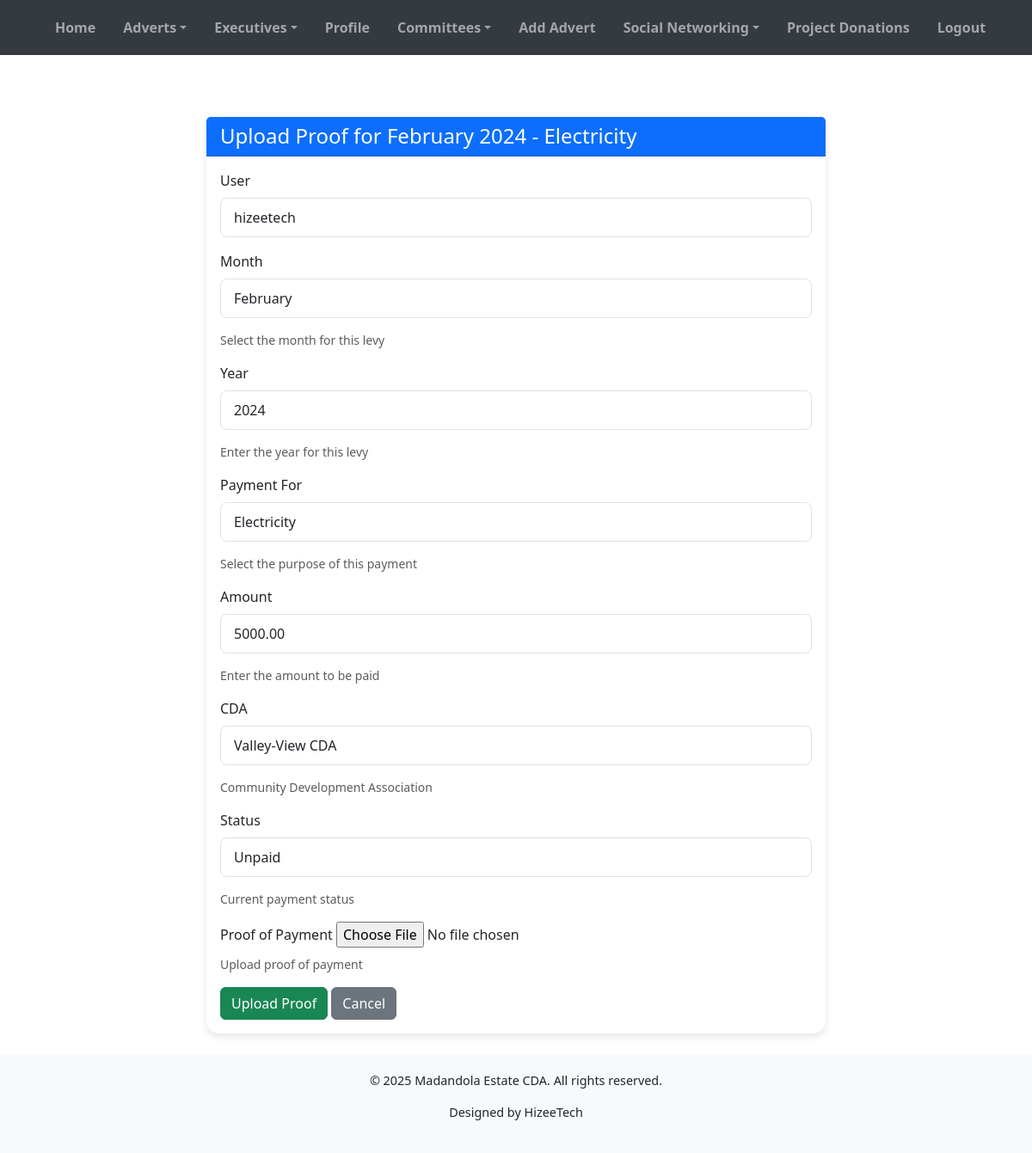
Screenshot of /levy/4/upload-proof/ (signed in) with the database file from the repository.
### cda_app/models.py (models this page shows, shortened)
class RegularLevy(models.Model):
    MONTH_CHOICES = [
        ('January', _('January')),
        ('February', _('February')),
        ('March', _('March')),
        ('April', _('April')),
        ('May', _('May')),
        ('June', _('June')),
        ('July', _('July')),
        ('August', _('August')),
        ('September', _('September')),
        ('October', _('October')),
        ('November', _('November')),
        ('December', _('December')),
    ]
    PAYMENT_FOR_CHOICES = [
        ('Electricity', _('Electricity')),
        ('Security', _('Security')),
        ('Development Levies', _('Development Levies')),
        ('Sanitations', _('Sanitations')),
        ('Others', _('Others')),
    ]
    STATUS_CHOICES = [
        ('unpaid', _('Unpaid')),
        ('pending', _('Pending')),
        ('paid', _('Paid')),
        ('rejected', _('Rejected')),
    ]
    user = models.ForeignKey(
        settings.AUTH_USER_MODEL,
        on_delete=models.CASCADE,
        verbose_name=_('User'),
        related_name='levies'
    )
    month = models.CharField(
        _('Month'),
        max_length=20,
        choices=MONTH_CHOICES,
        help_text=_('Select the month for this levy')
    )
    year = models.PositiveIntegerField(
        _('Year'),
        help_text=_('Enter the year for this levy')
    )
    payment_for = models.CharField(
        _('Payment For'),
        max_length=50,
        choices=PAYMENT_FOR_CHOICES,
        help_text=_('Select the purpose of this payment')
    )
    amount = models.DecimalField(
        _('Amount'),
        max_digits=10,
        decimal_places=2,
        help_text=_('Enter the amount to be paid')
    )
    cda = models.CharField(
        _('CDA'),
        max_length=100,
        help_text=_('Community Development Association')
    )
    status = models.CharField(
        _('Status'),
        max_length=20,
        choices=STATUS_CHOICES,
        default='unpaid',
        help_text=_('Current payment status')
    )
    proof_of_payment = models.ImageField(
        _('Proof of Payment'),
        upload_to='payment_proofs/',
        null=True,
        blank=True,
        help_text=_('Upload proof of payment'),
        validators=[FileExtensionValidator(allowed_extensions=['jpg', 'jpeg', 'png', 'webp'])]
    )
    created_at = models.DateTimeField(auto_now_add=True, editable=False)
    updated_at = models.DateTimeField(auto_now=True)
    class Meta:
        verbose_name = _('Regular Levy')
        verbose_name_plural = _('Regular Levies')
        ordering = ['-year', '-month']
        constraints = [
            models.UniqueConstraint(
                fields=['user', 'month', 'year', 'payment_for'],
                name='unique_user_levy_per_month'
            )
        ]

### cda_app/views.py (the view)
# urls.py: path('levy/<int:levy_id>/upload-proof/', views.upload_regular_levy_proof, name='upload_regular_levy_proof'),
@login_required
def upload_regular_levy_proof(request, levy_id):
    levy = get_object_or_404(RegularLevy, id=levy_id, user=request.user)
    if request.method == 'POST':
        form = RegularLevyForm(request.POST, request.FILES, instance=levy)
        if form.is_valid():
            form.save()
            messages.success(request, 'Proof of payment uploaded successfully.')
            return redirect('profile')  # Redirect to user profile or a confirmation page
        else:
            messages.error(request, 'Error uploading proof of payment. Please check the form.')
    else:
        form = RegularLevyForm(instance=levy)
    return render(request, 'upload_proof.html', {'form': form, 'levy': levy})

### cda_app/forms.py
class RegularLevyForm(forms.ModelForm):
    class Meta:
        model = RegularLevy
        fields = ['user', 'month', 'year', 'payment_for', 'amount', 'cda', 'status', 'proof_of_payment']
        widgets = {
            'user': forms.Select(attrs={'class': 'form-control'}),
            'month': forms.Select(attrs={'class': 'form-control'}),
            'year': forms.NumberInput(attrs={'class': 'form-control'}),
            'payment_for': forms.Select(attrs={'class': 'form-control'}),
            'amount': forms.NumberInput(attrs={'class': 'form-control'}),
            'cda': forms.TextInput(attrs={'class': 'form-control'}),
            'status': forms.Select(attrs={'class': 'form-control'}),
            'proof_of_payment': forms.ClearableFileInput(attrs={'class': 'form-control-file'}),
        }

### cda_app/context_processors.py (called while the page is built)
def committees(request):
    return {'committees': Committee.objects.all()}

def admin_counts(request):
    if request.user.is_authenticated and request.user.is_staff:
        return {
            'pending_users_count': User.objects.filter(is_active=False).count(),
            'pending_adverts_count': AdvertItem.objects.filter(is_approved=False).count(),
            'total_users_count': User.objects.count(),
        }
    return {}

### cda_app/models.py (called while the page is built)
    def __str__(self):
        return self.username

### templates/upload_proof.html (shortened to what this page needs)
{% extends 'base.html' %}
{% load static %}
{% block content %}
<div class="container mt-5">
    <div class="row justify-content-center">
        <div class="col-md-8">
            <div class="card">
                <div class="card-header bg-primary text-white">
                    <h4 class="mb-0">Upload Proof for {{ levy.get_month_display }} {{ levy.year }} - {{ levy.get_payment_for_display }}</h4>
                </div>
                <div class="card-body">
                    <form method="post" enctype="multipart/form-data">
                        {% for field in form %}
                            <div class="mb-3">
                                <label for="{{ field.id_for_label }}" class="form-label">{{ field.label }}</label>
                                {{ field }}
                                {% if field.help_text %}
                                    <div class="form-text">{{ field.help_text }}</div>
                                {% endif %}
                            </div>
                        {% endfor %}
                        <button type="submit" class="btn btn-success">Upload Proof</button>
                        <a href="{% url 'profile' %}" class="btn btn-secondary">Cancel</a>
                    </form>
                </div>
            </div>
        </div>
    </div>
</div>
{% endblock %}

### rows the page displays
RegularLevy: month "February", year "2024", payment_for "Electricity", form "hizeetech" "February" "2024" "Electricity" "5000.00" "Valley-View CDA" "Unpaid"

### other values shown
{{ field.label }} "User" "Month" "Year" "Payment For" "Amount" "CDA" "Status" "Proof of Payment"
{{ field.help_text }} "Select the month for this levy" "Enter the year for this levy" "Select the purpose of this payment" "Enter the amount to be paid" "Community Development Association" "Current payment status" "Upload proof of payment"
